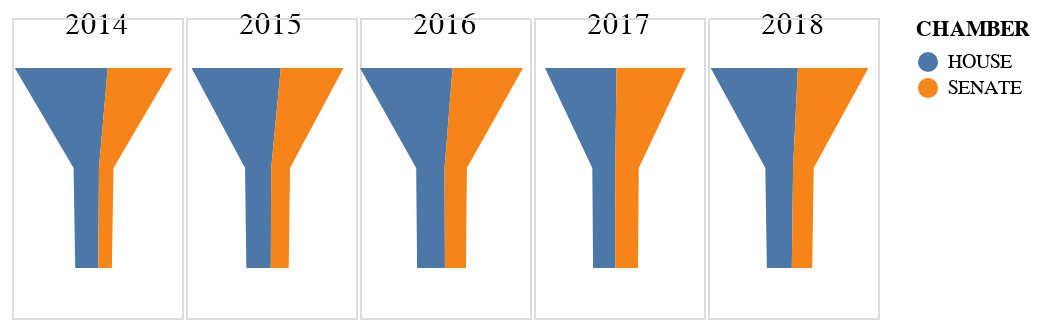

Notebook source saved alongside this figure:
### Code cell
funnel2 = alt.Chart(df_chamber[(df_chamber.YEAR < 2019) & (df_chamber.YEAR > 2013)]).mark_area().encode(
x=alt.Y("BILL_COUNT", axis=None).stack('center'),
y=alt.X("STATUS:N", axis=alt.Axis(domain=False, labels=False, title="", ticks=False, grid=False), sort='ascending'),
color="CHAMBER", 
column=alt.Column("YEAR", title='', spacing=0, header=alt.Header(labelFontSize=15, labelPadding=-12))
).properties(
width=85, height=150)

funnel2

### Figure 1 — Vega-Lite specification as saved in the notebook (floating-point values rounded to 4 significant figures)
{"config": {"view": {"continuousWidth": 300, "continuousHeight": 300}}, "data": {"name": "data-10024e532b31078a46dda2c67ed5077a"}, "mark": {"type": "area"}, "encoding": {"color": {"field": "CHAMBER", "type": "nominal"}, "column": {"field": "YEAR", "header": {"labelFontSize": 15, "labelPadding": -12}, "spacing": 0, "title": "", "type": "quantitative"}, "x": {"axis": null, "field": "BILL_COUNT", "stack": "center", "type": "quantitative"}, "y": {"axis": {"domain": false, "grid": false, "labels": false, "ticks": false, "title": ""}, "field": "STATUS", "sort": "ascending", "type": "nominal"}}, "height": 150, "width": 85, "$schema": "https://vega.github.io/schema/vega-lite/v5.8.0.json", "datasets": {"data-10024e532b31078a46dda2c67ed5077a": [{"STATUS": "Bills Introduced ", "YEAR": 2018.0, "CHAMBER": "HOUSE", "BILL_COUNT": 667.0}, {"STATUS": "Sent to Governor", "YEAR": 2018.0, "CHAMBER": "HOUSE", "BILL_COUNT": 212.0}, {"STATUS": "Signed Into Law", "YEAR": 2018.0, "CHAMBER": "HOUSE", "BILL_COUNT": 191.0}, {"STATUS": "Bills Introduced ", "YEAR": 2017.0, "CHAMBER": "HOUSE", "BILL_COUNT": 547.0}, {"STATUS": "Sent to Governor", "YEAR": 2017.0, "CHAMBER": "HOUSE", "BILL_COUNT": 176.0}, {"STATUS": "Signed Into Law", "YEAR": 2017.0, "CHAMBER": "HOUSE", "BILL_COUNT": 170.0}, {"STATUS": "Bills Introduced ", "YEAR": 2016.0, "CHAMBER": "HOUSE", "BILL_COUNT": 708.0}, {"STATUS": "Sent to Governor", "YEAR": 2016.0, "CHAMBER": "HOUSE", "BILL_COUNT": 217.0}, {"STATUS": "Signed Into Law", "YEAR": 2016.0, "CHAMBER": "HOUSE", "BILL_COUNT": 213.0}, {"STATUS": "Bills Introduced ", "YEAR": 2015.0, "CHAMBER": "HOUSE", "BILL_COUNT": 683.0}, {"STATUS": "Sent to Governor", "YEAR": 2015.0, "CHAMBER": "HOUSE", "BILL_COUNT": 200.0}, {"STATUS": "Signed Into Law", "YEAR": 2015.0, "CHAMBER": "HOUSE", "BILL_COUNT": 187.0}, {"STATUS": "Bills Introduced ", "YEAR": 2014.0, "CHAMBER": "HOUSE", "BILL_COUNT": 711.0}, {"STATUS": "Sent to Governor", "YEAR": 2014.0, "CHAMBER": "HOUSE", "BILL_COUNT": 194.0}, {"STATUS": "Signed Into Law", "YEAR": 2014.0, "CHAMBER": "HOUSE", "BILL_COUNT": 176.0}, {"STATUS": "Bills Introduced ", "YEAR": 2018.0, "CHAMBER": "SENATE", "BILL_COUNT": 539.0}, {"STATUS": "Sent to Governor", "YEAR": 2018.0, "CHAMBER": "SENATE", "BILL_COUNT": 158.0}, {"STATUS": "Signed Into Law", "YEAR": 2018.0, "CHAMBER": "SENATE", "BILL_COUNT": 156.0}, {"STATUS": "Bills Introduced ", "YEAR": 2017.0, "CHAMBER": "SENATE", "BILL_COUNT": 532.0}, {"STATUS": "Sent to Governor", "YEAR": 2017.0, "CHAMBER": "SENATE", "BILL_COUNT": 179.0}, {"STATUS": "Signed Into Law", "YEAR": 2017.0, "CHAMBER": "SENATE", "BILL_COUNT": 174.0}, {"STATUS": "Bills Introduced ", "YEAR": 2016.0, "CHAMBER": "SENATE", "BILL_COUNT": 539.0}, {"STATUS": "Sent to Governor", "YEAR": 2016.0, "CHAMBER": "SENATE", "BILL_COUNT": 171.0}, {"STATUS": "Signed Into Law", "YEAR": 2016.0, "CHAMBER": "SENATE", "BILL_COUNT": 161.0}, {"STATUS": "Bills Introduced ", "YEAR": 2015.0, "CHAMBER": "SENATE", "BILL_COUNT": 480.0}, {"STATUS": "Sent to Governor", "YEAR": 2015.0, "CHAMBER": "SENATE", "BILL_COUNT": 144.0}, {"STATUS": "Signed Into Law", "YEAR": 2015.0, "CHAMBER": "SENATE", "BILL_COUNT": 137.0}, {"STATUS": "Bills Introduced ", "YEAR": 2014.0, "CHAMBER": "SENATE", "BILL_COUNT": 494.0}, {"STATUS": "Sent to Governor", "YEAR": 2014.0, "CHAMBER": "SENATE", "BILL_COUNT": 111.0}, {"STATUS": "Signed Into Law", "YEAR": 2014.0, "CHAMBER": "SENATE", "BILL_COUNT": 104.0}]}}
